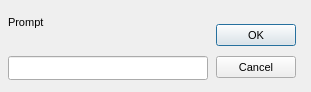
<?xml version="1.0"?>
<ui version="4.0">
  <class>Form</class>
  <widget class="QDialog" name="IDD_EDITLINEDLG">
    <property name="geometry">
      <rect>
        <x>0</x>
        <y>0</y>
        <width>311</width>
        <height>92</height>
      </rect>
    </property>
    <property name="windowTitle">
      <string>Edit text</string>
    </property>
    <property name="font">
      <font>
        <family>Liberation Sans</family>
        <pointsize>8</pointsize>
        <bold>false</bold>
        <italic>false</italic>
      </font>
    </property>
    <property name="enabled">
      <bool>true</bool>
    </property>
    <property name="windowFlags">
      <set>Qt::Dialog|Qt::WindowCloseButtonHint</set>
    </property>
    <property name="minimumSize">
      <size>
        <width>311</width>
        <height>92</height>
      </size>
    </property>
    <property name="maximumSize">
      <size>
        <width>311</width>
        <height>92</height>
      </size>
    </property>
    <widget class="QLabel" name="IDC_PROMPT">
      <property name="geometry">
        <rect>
          <x>8</x>
          <y>16</y>
          <width>200</width>
          <height>32</height>
        </rect>
      </property>
      <property name="text">
        <string>Prompt</string>
      </property>
      <property name="visible">
        <bool>true</bool>
      </property>
      <property name="enabled">
        <bool>true</bool>
      </property>
      <property name="alignment">
        <set>Qt::AlignLeft</set>
      </property>
    </widget>
    <widget class="QPushButton" name="IDOK">
      <property name="geometry">
        <rect>
          <x>216</x>
          <y>24</y>
          <width>80</width>
          <height>22</height>
        </rect>
      </property>
      <property name="text">
        <string>OK</string>
      </property>
      <property name="visible">
        <bool>true</bool>
      </property>
      <property name="enabled">
        <bool>true</bool>
      </property>
      <property name="default">
        <bool>true</bool>
      </property>
      <property name="autoDefault">
        <bool>true</bool>
      </property>
    </widget>
    <widget class="QLineEdit" name="IDC_EDIT">
      <property name="geometry">
        <rect>
          <x>8</x>
          <y>56</y>
          <width>200</width>
          <height>24</height>
        </rect>
      </property>
      <property name="visible">
        <bool>true</bool>
      </property>
      <property name="enabled">
        <bool>true</bool>
      </property>
    </widget>
    <widget class="QPushButton" name="IDCANCEL">
      <property name="geometry">
        <rect>
          <x>216</x>
          <y>56</y>
          <width>80</width>
          <height>22</height>
        </rect>
      </property>
      <property name="text">
        <string>Cancel</string>
      </property>
      <property name="visible">
        <bool>true</bool>
      </property>
      <property name="enabled">
        <bool>true</bool>
      </property>
      <property name="default">
        <bool>false</bool>
      </property>
      <property name="autoDefault">
        <bool>false</bool>
      </property>
    </widget>
    <action name="IDD_ORPHANHUNTER">
      <property name="text">
        <string>Orphan Hunter</string>
      </property>
    </action>
    <action name="IDD_REORDER_PAGES">
      <property name="text">
        <string>Reorder Net Pages</string>
      </property>
    </action>
    <action name="IDD_SHOW_ALL_CHECKED_OUT">
      <property name="text">
        <string>Show All Pages Checked Out</string>
      </property>
    </action>
    <action name="IDM_IMPORT_BITMAP">
      <property name="text">
        <string>Bitmap/Animation Converter...</string>
      </property>
    </action>
    <action name="ID_APP_ABOUT">
      <property name="text">
        <string>&amp;About editor...</string>
      </property>
    </action>
    <action name="ID_APP_EXIT">
      <property name="text">
        <string>E&amp;xit</string>
      </property>
      <property name="shortcut">
        <string>Alt+X</string>
      </property>
    </action>
    <action name="ID_BRIEFING_EDITOR">
      <property name="text">
        <string>Briefing Editor...</string>
      </property>
    </action>
    <action name="ID_BUTTON_LIGHTING">
      <property name="text">
        <string>ID_BUTTON_LIGHTING</string>
      </property>
    </action>
    <action name="ID_BUTTON_OUTLINE">
      <property name="text">
        <string>ID_BUTTON_OUTLINE</string>
      </property>
    </action>
    <action name="ID_BUTTON_WINDOWSELECTION">
      <property name="text">
        <string>ID_BUTTON_WINDOWSELECTION</string>
      </property>
    </action>
    <action name="ID_D3HELP">
      <property name="text">
        <string>Help on D3 Editor</string>
      </property>
    </action>
    <action name="ID_EDITORS_AIPROPERTIES">
      <property name="text">
        <string>AI Properties...</string>
      </property>
    </action>
    <action name="ID_EDITORS_AMBIENTSOUNDS">
      <property name="text">
        <string>Ambient Sounds...</string>
      </property>
    </action>
    <action name="ID_EDITORS_DALLAS">
      <property name="text">
        <string>Dallas Graphical Script Editor...</string>
      </property>
    </action>
    <action name="ID_EDITORS_FILES">
      <property name="text">
        <string>Files...</string>
      </property>
    </action>
    <action name="ID_EDITORS_MEGACELLS">
      <property name="text">
        <string>Megacells...</string>
      </property>
    </action>
    <action name="ID_EDIT_ADDSELECT">
      <property name="text">
        <string>Add Current Room to Selected List</string>
      </property>
    </action>
    <action name="ID_EDIT_ATTACH">
      <property name="text">
        <string>&amp;Attach</string>
      </property>
    </action>
    <action name="ID_EDIT_CLEARSELECTED">
      <property name="text">
        <string>Clear Selected List</string>
      </property>
    </action>
    <action name="ID_EDIT_COPY">
      <property name="text">
        <string>&amp;Copy</string>
      </property>
      <property name="shortcut">
        <string>Ctrl+Ins</string>
      </property>
    </action>
    <action name="ID_EDIT_CUT">
      <property name="text">
        <string>Cu&amp;t</string>
      </property>
      <property name="shortcut">
        <string>Shift+Del</string>
      </property>
    </action>
    <action name="ID_EDIT_DELETE">
      <property name="text">
        <string>&amp;Delete</string>
      </property>
    </action>
    <action name="ID_EDIT_LOADSCRAP">
      <property name="text">
        <string>Load Scrap from Disk</string>
      </property>
    </action>
    <action name="ID_EDIT_PASTE">
      <property name="text">
        <string>&amp;Paste</string>
      </property>
      <property name="shortcut">
        <string>Shift+Ins</string>
      </property>
    </action>
    <action name="ID_EDIT_PLACE">
      <property name="text">
        <string>&amp;Place in Mine</string>
      </property>
    </action>
    <action name="ID_EDIT_PLACE_TERRAIN">
      <property name="text">
        <string>&amp;Place on Terrain</string>
      </property>
    </action>
    <action name="ID_EDIT_REMOVESELECT">
      <property name="text">
        <string>Remove Current Room from Selected List</string>
      </property>
    </action>
    <action name="ID_EDIT_SAVESCRAP">
      <property name="text">
        <string>Save Scrap to Disk</string>
      </property>
    </action>
    <action name="ID_EDIT_SELECTATTACHED">
      <property name="text">
        <string>Select All Rooms Attached to Current Room</string>
      </property>
    </action>
    <action name="ID_EDIT_UNDO">
      <property name="text">
        <string>&amp;Undo</string>
      </property>
      <property name="shortcut">
        <string>Alt+Backspace</string>
      </property>
    </action>
    <action name="ID_FILE_AUTOSAVE">
      <property name="text">
        <string>Autosave</string>
      </property>
      <property name="checkable">
        <bool>true</bool>
      </property>
    </action>
    <action name="ID_FILE_CHECKMINE">
      <property name="text">
        <string>&amp;Check Mine</string>
      </property>
    </action>
    <action name="ID_FILE_FIXCRACKS">
      <property name="text">
        <string>Fix Level Cracks</string>
      </property>
    </action>
    <action name="ID_FILE_FIXDEGENERATEFACES">
      <property name="text">
        <string>Fix/Remove Degenerate Faces</string>
      </property>
    </action>
    <action name="ID_FILE_IMPORT_ROOM">
      <property name="text">
        <string>Import 3DSMax Room</string>
      </property>
    </action>
    <action name="ID_FILE_INFORMATION">
      <property name="text">
        <string>&amp;Information</string>
      </property>
      <property name="shortcut">
        <string>Alt+I</string>
      </property>
    </action>
    <action name="ID_FILE_LEAVE_EDITOR">
      <property name="text">
        <string>Go to main menu...</string>
      </property>
    </action>
    <action name="ID_FILE_LEVELPROPS">
      <property name="text">
        <string>Set Selected Room(s) Properties</string>
      </property>
    </action>
    <action name="ID_FILE_LEVEL_INFO">
      <property name="text">
        <string>Edit Level Info...</string>
      </property>
    </action>
    <action name="ID_FILE_MRU_FILE1">
      <property name="text">
        <string>Recent File</string>
      </property>
      <property name="enabled">
        <bool>false</bool>
      </property>
    </action>
    <action name="ID_FILE_NEW">
      <property name="text">
        <string>&amp;New</string>
      </property>
      <property name="shortcut">
        <string>Ctrl+N</string>
      </property>
    </action>
    <action name="ID_FILE_OPEN">
      <property name="text">
        <string>&amp;Open...</string>
      </property>
      <property name="shortcut">
        <string>Ctrl+O</string>
      </property>
    </action>
    <action name="ID_FILE_PLAY640X480">
      <property name="text">
        <string>&amp;Play in 640 x 480</string>
      </property>
      <property name="shortcut">
        <string>Alt+P</string>
      </property>
    </action>
    <action name="ID_FILE_PREFERENCES">
      <property name="text">
        <string>Preferences</string>
      </property>
    </action>
    <action name="ID_FILE_PRINT">
      <property name="text">
        <string>&amp;Print...</string>
      </property>
      <property name="shortcut">
        <string>Ctrl+P</string>
      </property>
    </action>
    <action name="ID_FILE_PRINT_PREVIEW">
      <property name="text">
        <string>Print Pre&amp;view</string>
      </property>
    </action>
    <action name="ID_FILE_PRINT_SETUP">
      <property name="text">
        <string>P&amp;rint Setup...</string>
      </property>
    </action>
    <action name="ID_FILE_REMOVEDUPLICATEFACESFROMCURRENTROOM">
      <property name="text">
        <string>Remove Duplicate Faces from Current Room</string>
      </property>
    </action>
    <action name="ID_FILE_REMOVEEXTRAPOINTS">
      <property name="text">
        <string>Remove Extra Points</string>
      </property>
    </action>
    <action name="ID_FILE_RESTOREGAMESTATE">
      <property name="text">
        <string>Restore Gamestate</string>
      </property>
    </action>
    <action name="ID_FILE_SAVE">
      <property name="text">
        <string>&amp;Save</string>
      </property>
      <property name="shortcut">
        <string>Ctrl+S</string>
      </property>
    </action>
    <action name="ID_FILE_SAVEGOALTEXT">
      <property name="text">
        <string>Save Goal Text to File</string>
      </property>
    </action>
    <action name="ID_FILE_SAVE_AS">
      <property name="text">
        <string>Save &amp;As...</string>
      </property>
    </action>
    <action name="ID_FILE_SAVE_COPY_AS">
      <property name="text">
        <string>Save Copy &amp;As...</string>
      </property>
    </action>
    <action name="ID_FILE_STATS">
      <property name="text">
        <string>Show Level Stats</string>
      </property>
    </action>
    <action name="ID_FILE_UPDATE">
      <property name="text">
        <string>&amp;Update</string>
      </property>
      <property name="shortcut">
        <string>Ctrl+S</string>
      </property>
    </action>
    <action name="ID_FILE_VERIFY_LEVEL">
      <property name="text">
        <string>Verify Level</string>
      </property>
    </action>
    <action name="ID_HOTSPOT_TGA">
      <property name="text">
        <string>HotSpot TGA Extractor...</string>
      </property>
    </action>
    <action name="ID_MINE_VIEW">
      <property name="text">
        <string>Mine View</string>
      </property>
      <property name="shortcut">
        <string>F2</string>
      </property>
    </action>
    <action name="ID_OBJBUTTON">
      <property name="text">
        <string>ID_OBJBUTTON</string>
      </property>
    </action>
    <action name="ID_OBJECT_DELETEOBJECT">
      <property name="text">
        <string>Delete Object</string>
      </property>
      <property name="shortcut">
        <string>Del</string>
      </property>
    </action>
    <action name="ID_OBJECT_MOVEPLAYER">
      <property name="text">
        <string>Move Player 0 to Viewer</string>
      </property>
    </action>
    <action name="ID_OBJECT_PLACECAMERAATCURRENTFACE">
      <property name="text">
        <string>Create New Camera at Current Face</string>
      </property>
    </action>
    <action name="ID_OBJECT_PLACECAMERAATVIEWER">
      <property name="text">
        <string>Create New Camera at Viewer</string>
      </property>
    </action>
    <action name="ID_OBJECT_PLACEOBJECT">
      <property name="text">
        <string>Place Object</string>
      </property>
      <property name="shortcut">
        <string>Ins</string>
      </property>
    </action>
    <action name="ID_OBJECT_PLACESOUNDSOURCEATVIEWER">
      <property name="text">
        <string>Create SoundSource at Viewer</string>
      </property>
    </action>
    <action name="ID_OBJECT_PLACEWAYPOINTATVIEWER">
      <property name="text">
        <string>Place Waypoint at Viewer</string>
      </property>
    </action>
    <action name="ID_OBJECT_SELECTBYNUMBER">
      <property name="text">
        <string>Select Object By Number</string>
      </property>
    </action>
    <action name="ID_OBJECT_SETCAMERAFROMVIEWER">
      <property name="text">
        <string>Move Camera to Viewer</string>
      </property>
    </action>
    <action name="ID_OBJECT_SETVIEWERFROMCAMERA">
      <property name="text">
        <string>Move Viewer to Camera</string>
      </property>
    </action>
    <action name="ID_OSIRISCOMPILE">
      <property name="text">
        <string>ID_OSIRISCOMPILE</string>
      </property>
    </action>
    <action name="ID_REINIT_OPENGL">
      <property name="text">
        <string>ID_REINIT_OPENGL</string>
      </property>
    </action>
    <action name="ID_ROOM_ADD">
      <property name="text">
        <string>&amp;Add Room at Current Face</string>
      </property>
      <property name="shortcut">
        <string>Shift+A</string>
      </property>
    </action>
    <action name="ID_ROOM_ADDVERTTONEWFACE">
      <property name="text">
        <string>Add Vert to New Face</string>
      </property>
      <property name="shortcut">
        <string>Shift+V</string>
      </property>
    </action>
    <action name="ID_ROOM_ATTACHROOM">
      <property name="text">
        <string>Attach Room</string>
      </property>
    </action>
    <action name="ID_ROOM_BUILDBRIDGE">
      <property name="text">
        <string>&amp;Build Bridge</string>
      </property>
    </action>
    <action name="ID_ROOM_BUILDSMOOTHBRIDGE">
      <property name="text">
        <string>Build Smooth Bridge</string>
      </property>
      <property name="shortcut">
        <string>Ctrl+B</string>
      </property>
    </action>
    <action name="ID_ROOM_CLEARCENTERPOINT">
      <property name="text">
        <string>Clear Center Point</string>
      </property>
    </action>
    <action name="ID_ROOM_COMBINE">
      <property name="text">
        <string>Combine Rooms</string>
      </property>
    </action>
    <action name="ID_ROOM_DELETE">
      <property name="text">
        <string>Delete Current Room</string>
      </property>
    </action>
    <action name="ID_ROOM_DELETECONNECTEDFACES">
      <property name="text">
        <string>Delete Connected Faces</string>
      </property>
    </action>
    <action name="ID_ROOM_DELETEFACE">
      <property name="text">
        <string>Delete Current Face</string>
      </property>
    </action>
    <action name="ID_ROOM_DELETEPORTAL">
      <property name="text">
        <string>Delete Current Portal</string>
      </property>
    </action>
    <action name="ID_ROOM_DELETEVERT">
      <property name="text">
        <string>Delete Current Vert From Face</string>
      </property>
    </action>
    <action name="ID_ROOM_DROPROOM">
      <property name="text">
        <string>Drop Room</string>
      </property>
    </action>
    <action name="ID_ROOM_FACE_ADDVERTTOEDGE">
      <property name="text">
        <string>Add Vert To Edge</string>
      </property>
    </action>
    <action name="ID_ROOM_FACE_DELETEVERTONEDGE">
      <property name="text">
        <string>Delete Vert on Edge</string>
      </property>
    </action>
    <action name="ID_ROOM_FACE_MOVEVERTONEDGE">
      <property name="text">
        <string>Move Vert on Edge</string>
      </property>
    </action>
    <action name="ID_ROOM_FACE_SPLITFACE">
      <property name="text">
        <string>Split Face</string>
      </property>
    </action>
    <action name="ID_ROOM_FINISHNEWFACE">
      <property name="text">
        <string>Add Last Point to New Face (Finish Face)</string>
      </property>
    </action>
    <action name="ID_ROOM_GRABTEXTURE">
      <property name="text">
        <string>Grab Texture</string>
      </property>
      <property name="shortcut">
        <string>G</string>
      </property>
    </action>
    <action name="ID_ROOM_JOINROOMS">
      <property name="text">
        <string>Join Rooms</string>
      </property>
    </action>
    <action name="ID_ROOM_JOINROOMSEXACT">
      <property name="text">
        <string>Join Rooms Exact</string>
      </property>
    </action>
    <action name="ID_ROOM_JOIN_ADJACENT_FACES">
      <property name="text">
        <string>Join Adjacent Faces</string>
      </property>
    </action>
    <action name="ID_ROOM_LINKTONEWEXTERNAL">
      <property name="text">
        <string>Link Room to New External Room</string>
      </property>
    </action>
    <action name="ID_ROOM_MARK">
      <property name="text">
        <string>&amp;Mark Room/Face</string>
      </property>
      <property name="shortcut">
        <string>Ctrl+M</string>
      </property>
    </action>
    <action name="ID_ROOM_MERGEOBJECTINTOROOM">
      <property name="text">
        <string>Merge Object into Room</string>
      </property>
    </action>
    <action name="ID_ROOM_NEXTFACE">
      <property name="text">
        <string>Next Face</string>
      </property>
      <property name="shortcut">
        <string>F</string>
      </property>
    </action>
    <action name="ID_ROOM_PLACEROOM">
      <property name="text">
        <string>Place Room at Current Room</string>
      </property>
    </action>
    <action name="ID_ROOM_PLACETERRAINROOM">
      <property name="text">
        <string>Place Room at Current Terrain Cell</string>
      </property>
    </action>
    <action name="ID_ROOM_PREVIOUSFACE">
      <property name="text">
        <string>Previous Face</string>
      </property>
      <property name="shortcut">
        <string>Shift+F</string>
      </property>
    </action>
    <action name="ID_ROOM_PROPAGATETOADJACENTCOPLANARFACES">
      <property name="text">
        <string>Propagate to Adjacent Coplanar Faces</string>
      </property>
      <property name="shortcut">
        <string>Ctrl+F</string>
      </property>
    </action>
    <action name="ID_ROOM_PROPAGATETOALL">
      <property name="text">
        <string>Propagate to All Faces in Room</string>
      </property>
      <property name="shortcut">
        <string>Shift+R</string>
      </property>
    </action>
    <action name="ID_ROOM_RENAMEROOM">
      <property name="text">
        <string>Rename Room</string>
      </property>
      <property name="shortcut">
        <string>Ctrl+R</string>
      </property>
    </action>
    <action name="ID_ROOM_ROTATEPLACEDROOM45DEGREES">
      <property name="text">
        <string>Rotate Placed Room 45 Degrees</string>
      </property>
    </action>
    <action name="ID_ROOM_SAVECURRENTROOM">
      <property name="text">
        <string>Save Current Room</string>
      </property>
    </action>
    <action name="ID_ROOM_SELECTBYNUMBER">
      <property name="text">
        <string>Select Room by Number</string>
      </property>
    </action>
    <action name="ID_ROOM_SELECTFACEBYNUMBER">
      <property name="text">
        <string>Select Face by Number</string>
      </property>
    </action>
    <action name="ID_ROOM_SETCENTERFROMVIEWER">
      <property name="text">
        <string>Set Room Center from Viewer</string>
      </property>
    </action>
    <action name="ID_ROOM_SNAPPLACEDROOM">
      <property name="text">
        <string>Snap Placed Room</string>
      </property>
    </action>
    <action name="ID_ROOM_SNAPPOINTTOEDGE">
      <property name="text">
        <string>Snap Point to Edge</string>
      </property>
    </action>
    <action name="ID_ROOM_SNAPPOINTTOFACE">
      <property name="text">
        <string>Snap Point to Face</string>
      </property>
    </action>
    <action name="ID_ROOM_SNAPPOINTTOPOINT">
      <property name="text">
        <string>Snap Point to Point</string>
      </property>
    </action>
    <action name="ID_ROOM_SPLITFACE">
      <property name="text">
        <string>Triangulate face</string>
      </property>
    </action>
    <action name="ID_ROOM_STARTNEWFACE">
      <property name="text">
        <string>Add First Point to New Face (Start Face)</string>
      </property>
    </action>
    <action name="ID_ROOM_SWAPMAKEDANDCURRENTROOMFACE">
      <property name="text">
        <string>Swap Marked and Current Room/Face</string>
      </property>
    </action>
    <action name="ID_ROOM_UNDOSNAP">
      <property name="text">
        <string>Undo Snap</string>
      </property>
    </action>
    <action name="ID_ROOM_UNPLACEROOM">
      <property name="text">
        <string>Un-place Room/Group/Door</string>
      </property>
    </action>
    <action name="ID_ROOM_VIEW">
      <property name="text">
        <string>Room View</string>
      </property>
      <property name="shortcut">
        <string>F4</string>
      </property>
    </action>
    <action name="ID_SCRIPT_LEVEL_INTERFACE">
      <property name="text">
        <string>Levels and Scripts...</string>
      </property>
    </action>
    <action name="ID_SUBEDITORS_FONT">
      <property name="text">
        <string>Font Editor...</string>
      </property>
    </action>
    <action name="ID_SUBEDITORS_HOGMAKER">
      <property name="text">
        <string>Hog Maker...</string>
      </property>
    </action>
    <action name="ID_SUBEDITORS_TABLEFILEEDIT">
      <property name="text">
        <string>Table File Text Editor...</string>
      </property>
    </action>
    <action name="ID_SUBEDITORS_TABLEFILEFILTER">
      <property name="text">
        <string>Table File Filter...</string>
      </property>
    </action>
    <action name="ID_TABLEEDIT_FILE_EXIT">
      <property name="text">
        <string>&amp;Exit</string>
      </property>
    </action>
    <action name="ID_TABLEEDIT_FILE_LOAD">
      <property name="text">
        <string>&amp;Load...</string>
      </property>
    </action>
    <action name="ID_TABLEEDIT_FILE_SAVE">
      <property name="text">
        <string>&amp;Save</string>
      </property>
    </action>
    <action name="ID_TABLEEDIT_FILE_SAVE_AS">
      <property name="text">
        <string>S&amp;ave as...</string>
      </property>
    </action>
    <action name="ID_TABLEFILTER_FILE_EXIT">
      <property name="text">
        <string>Exit</string>
      </property>
    </action>
    <action name="ID_TABLEFILTER_FILE_LOAD">
      <property name="text">
        <string>Load...</string>
      </property>
    </action>
    <action name="ID_TABLEFILTER_FILE_NEW">
      <property name="text">
        <string>New</string>
      </property>
    </action>
    <action name="ID_TABLEFILTER_FILE_SAVE">
      <property name="text">
        <string>Save</string>
      </property>
    </action>
    <action name="ID_TABLEFILTER_FILE_SAVEAS">
      <property name="text">
        <string>Save as...</string>
      </property>
    </action>
    <action name="ID_TERRAIN_VIEW">
      <property name="text">
        <string>Terrain View</string>
      </property>
      <property name="shortcut">
        <string>F3</string>
      </property>
    </action>
    <action name="ID_TEST_TEST1">
      <property name="text">
        <string>Test function 1</string>
      </property>
    </action>
    <action name="ID_TEST_TEST2">
      <property name="text">
        <string>Test function 2</string>
      </property>
    </action>
    <action name="ID_TEST_TEST3">
      <property name="text">
        <string>Test function 3</string>
      </property>
    </action>
    <action name="ID_TOOLS_WORLD_OBJECTS_BUILDINGS">
      <property name="text">
        <string>Buildings...</string>
      </property>
    </action>
    <action name="ID_TOOLS_WORLD_OBJECTS_CLUTTER">
      <property name="text">
        <string>Clutter...</string>
      </property>
    </action>
    <action name="ID_TOOLS_WORLD_OBJECTS_DOOR">
      <property name="text">
        <string>Doors...</string>
      </property>
    </action>
    <action name="ID_TOOLS_WORLD_OBJECTS_LIGHTS">
      <property name="text">
        <string>Lights...</string>
      </property>
    </action>
    <action name="ID_TOOLS_WORLD_OBJECTS_PLAYER">
      <property name="text">
        <string>Player Ships...</string>
      </property>
    </action>
    <action name="ID_TOOLS_WORLD_OBJECTS_POWERUPS">
      <property name="text">
        <string>Powerups...</string>
      </property>
    </action>
    <action name="ID_TOOLS_WORLD_OBJECTS_ROBOTS">
      <property name="text">
        <string>Robots...</string>
      </property>
    </action>
    <action name="ID_TOOLS_WORLD_OBJECTS_SOUND">
      <property name="text">
        <string>Sounds...</string>
      </property>
    </action>
    <action name="ID_TOOLS_WORLD_TEXTURES">
      <property name="text">
        <string>Textures...</string>
      </property>
    </action>
    <action name="ID_TOOLS_WORLD_WEAPONS">
      <property name="text">
        <string>Weapons...</string>
      </property>
    </action>
    <action name="ID_VIEW_CENTERONCUBE">
      <property name="text">
        <string>Center on Current &amp;Room</string>
      </property>
      <property name="shortcut">
        <string>Home</string>
      </property>
    </action>
    <action name="ID_VIEW_CENTERONMINE">
      <property name="text">
        <string>Center on &amp;Mine Origin</string>
      </property>
    </action>
    <action name="ID_VIEW_CENTERONOBJECT">
      <property name="text">
        <string>Center on Current &amp;Object</string>
      </property>
    </action>
    <action name="ID_VIEW_DELETEVIEWER">
      <property name="text">
        <string>Delete Viewer</string>
      </property>
    </action>
    <action name="ID_VIEW_FLIP">
      <property name="text">
        <string>Flip Viewer</string>
      </property>
      <property name="shortcut">
        <string>/</string>
      </property>
    </action>
    <action name="ID_VIEW_KEYPAD_TOGGLE">
      <property name="text">
        <string>Keypad</string>
      </property>
      <property name="shortcut">
        <string>F10</string>
      </property>
    </action>
    <action name="ID_VIEW_MOVECAMERATOCURRENTOBJECT">
      <property name="text">
        <string>Move camera to Current Object</string>
      </property>
    </action>
    <action name="ID_VIEW_MOVECAMERATOSELECTEDFACE">
      <property name="text">
        <string>Move camera to &amp;Current Face</string>
      </property>
      <property name="shortcut">
        <string>Shift+C</string>
      </property>
    </action>
    <action name="ID_VIEW_MOVECAMERATOSELECTEDROOM">
      <property name="text">
        <string>Move camera to &amp;Current Room</string>
      </property>
      <property name="shortcut">
        <string>C</string>
      </property>
    </action>
    <action name="ID_VIEW_NEWVIEWER">
      <property name="text">
        <string>New Viewer</string>
      </property>
    </action>
    <action name="ID_VIEW_NEXTVIEWER">
      <property name="text">
        <string>Next Viewer</string>
      </property>
    </action>
    <action name="ID_VIEW_RESETVIEWRADIUS">
      <property name="text">
        <string>Reset View Radius</string>
      </property>
    </action>
    <action name="ID_VIEW_SHOWOBJECTSINWIREFRAMEVIEW">
      <property name="text">
        <string>Show objects in Wireframe view</string>
      </property>
    </action>
    <action name="ID_VIEW_SHOWVIEWERFORWARDVECTOR">
      <property name="text">
        <string>Show Viewer Forward Vector</string>
      </property>
    </action>
    <action name="ID_VIEW_STATUS_BAR">
      <property name="text">
        <string>&amp;Status Bar</string>
      </property>
    </action>
    <action name="ID_VIEW_TEXTUREMINE">
      <property name="text">
        <string>Te&amp;xtured view</string>
      </property>
    </action>
    <action name="ID_VIEW_TOOLBAR">
      <property name="text">
        <string>&amp;Toolbar</string>
      </property>
    </action>
    <action name="ID_VIEW_VIEWPROP">
      <property name="text">
        <string>Display Viewer Properties</string>
      </property>
    </action>
    <action name="ID_VIEW_WIREFRAMEMINE">
      <property name="text">
        <string>&amp;Wireframe view</string>
      </property>
    </action>
    <action name="ID_WINDOW_CASCADE">
      <property name="text">
        <string>&amp;Cascade</string>
      </property>
    </action>
    <action name="ID_WINDOW_TILE">
      <property name="text">
        <string>&amp;Tile</string>
      </property>
    </action>
    <action name="ID_ZBUTTON">
      <property name="text">
        <string>ID_ZBUTTON</string>
      </property>
    </action>
  </widget>
</ui>
